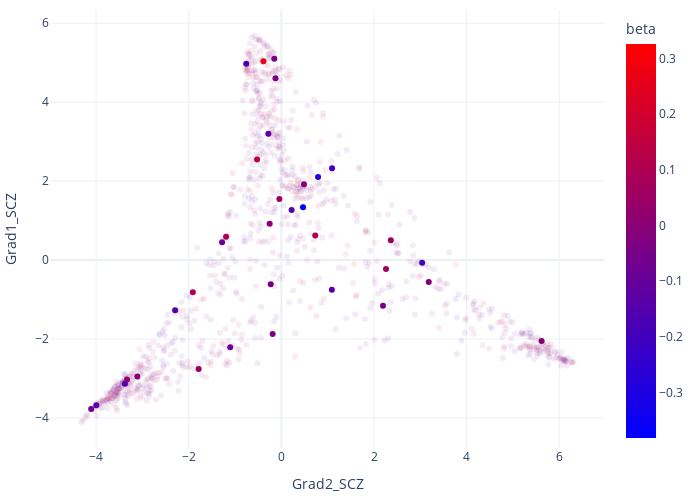

Notebook code cell kept with this figure:
### Code cell
fig1 = px.scatter(results, x="Grad2_dep", y="Grad1_dep",
                  color='beta',template = "plotly_white", color_continuous_scale='Bluered', opacity=0.08)

fig1.update_layout(scene=dict(
                    xaxis=dict(
                         showbackground=True,
                         backgroundcolor='white',
                         gridcolor="rgb(220, 220, 220)",
                         zerolinecolor="white",
                         title="Gradient 2",
                         showticklabels=False),
                    yaxis=dict(
                        showbackground=True,
                        backgroundcolor='white',
                        gridcolor="rgb(220, 220, 220)",
                        zerolinecolor="white",
                        title="Gradient 1",
                        showticklabels=False)),
                    width=700,
                    height=500,
                    margin=dict(r=10, l=10, b=10, t=10))

fig2 = px.scatter(sig_df, x="Grad2_dep", y="Grad1_dep",
                  color='beta',template = "plotly_white", color_continuous_scale='Bluered', opacity=1.0)
fig1.add_trace(fig2.data[0])
fig1.show()

### Figure 1 — Plotly figure (JSON) as saved in the notebook; plotly's stock layout.template omitted (floating-point values rounded to 4 significant figures; data arrays with more than 128 entries replaced by an {"elided": "..."} marker saying what was removed)
{"data": [{"hovertemplate": "Grad2_SCZ=%{x}<br>Grad1_SCZ=%{y}<br>beta=%{marker.color}<extra></extra>", "legendgroup": "", "marker": {"color": {"elided": "1000 float values"}, "coloraxis": "coloraxis", "opacity": 0.08, "symbol": "circle"}, "mode": "markers", "name": "", "orientation": "v", "showlegend": false, "type": "scatter", "x": {"elided": "1000 float values"}, "xaxis": "x", "y": {"elided": "1000 float values"}, "yaxis": "y"}, {"hovertemplate": "Grad2_SCZ=%{x}<br>Grad1_SCZ=%{y}<br>beta=%{marker.color}<extra></extra>", "legendgroup": "", "marker": {"color": [0.03839, 0.003407, 0.06375, -0.04502, -0.1314, -0.03777, 0.1096, -0.1477, -0.006145, -0.3819, 0.09345, 0.05583, -0.04848, -0.0895, 0.1437, -0.168, -0.1985, -0.03097, -0.01401, 0.07945, -0.1368, -0.08713, -0.1525, 0.05454, -0.07302, -0.03585, 0.03584, -0.1595, -0.2852, -0.1334, 0.007573, 0.2757, -0.2101, -0.03598], "coloraxis": "coloraxis", "opacity": 1, "symbol": "circle"}, "mode": "markers", "name": "", "orientation": "v", "showlegend": false, "type": "scatter", "x": [-3.333, -3.11, 2.259, 2.194, 1.09, -0.2298, -1.912, -2.294, 0.4885, 0.468, 0.7322, -0.04333, -0.1522, -1.28, -0.525, -0.7589, 3.039, 3.182, 5.618, -1.194, -3.996, -4.106, -3.378, 2.363, -1.104, -0.1885, -1.786, 0.2214, 0.7918, -0.28, -0.2527, -0.3869, 1.094, -0.1272], "xaxis": "x", "y": [-3.023, -2.947, -0.2232, -1.159, -0.7487, -0.6127, -0.8178, -1.271, 1.922, 1.341, 0.6223, 1.545, 5.096, 0.4522, 2.546, 4.97, -0.06904, -0.5555, -2.047, 0.5882, -3.676, -3.772, -3.13, 0.5, -2.206, -1.874, -2.759, 1.269, 2.101, 3.2, 0.9171, 5.035, 2.329, 4.605], "yaxis": "y"}], "layout": {"coloraxis": {"colorbar": {"title": {"text": "beta"}}, "colorscale": [[0, "rgb(0,0,255)"], [1, "rgb(255,0,0)"]]}, "height": 500, "legend": {"tracegroupgap": 0}, "margin": {"b": 10, "l": 10, "r": 10, "t": 10}, "scene": {"xaxis": {"backgroundcolor": "white", "gridcolor": "rgb(220, 220, 220)", "showbackground": true, "showticklabels": false, "title": {"text": "Gradient 2"}, "zerolinecolor": "white"}, "yaxis": {"backgroundcolor": "white", "gridcolor": "rgb(220, 220, 220)", "showbackground": true, "showticklabels": false, "title": {"text": "Gradient 1"}, "zerolinecolor": "white"}}, "width": 700, "xaxis": {"anchor": "y", "domain": [0, 1], "title": {"text": "Grad2_SCZ"}}, "yaxis": {"anchor": "x", "domain": [0, 1], "title": {"text": "Grad1_SCZ"}}}}
